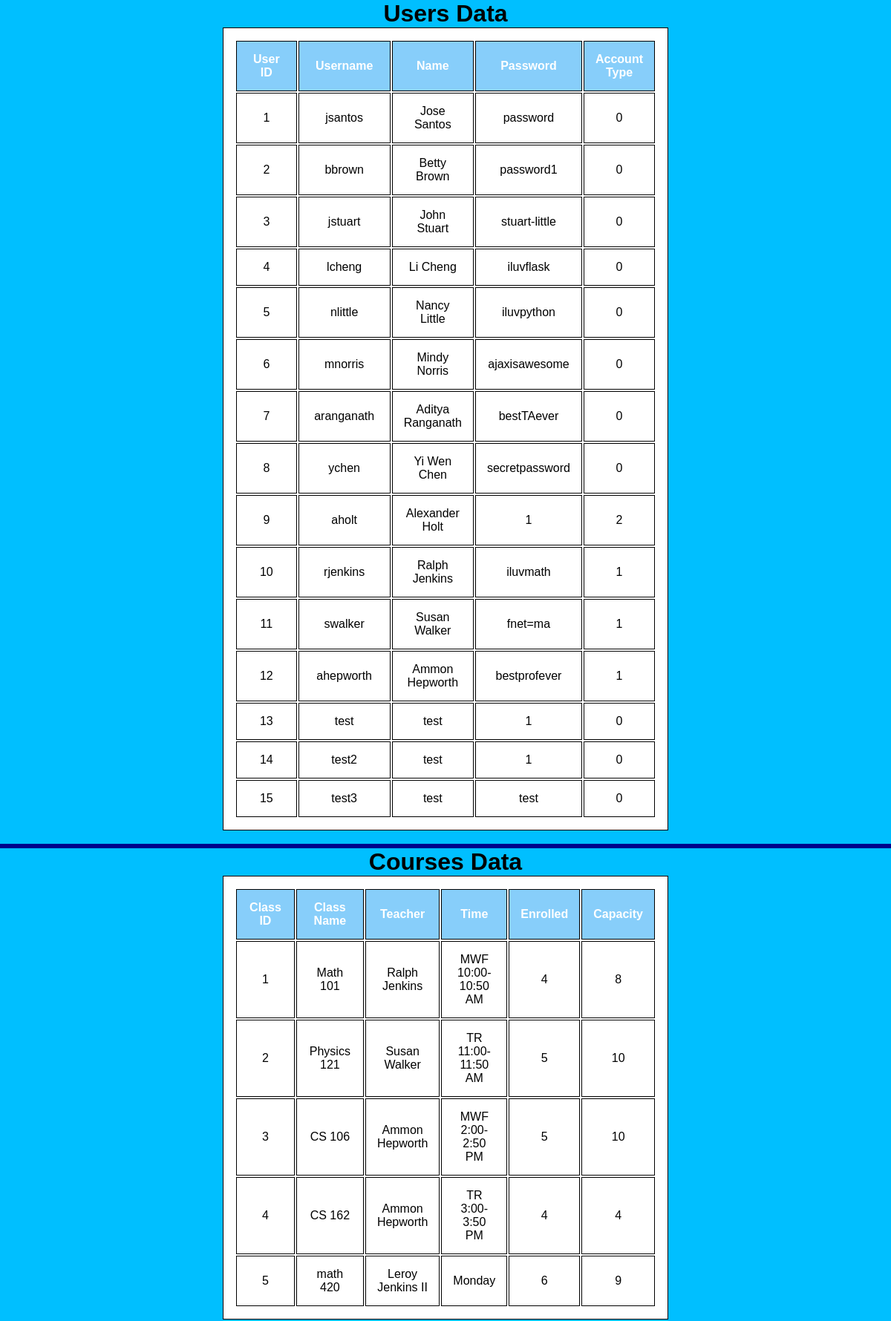
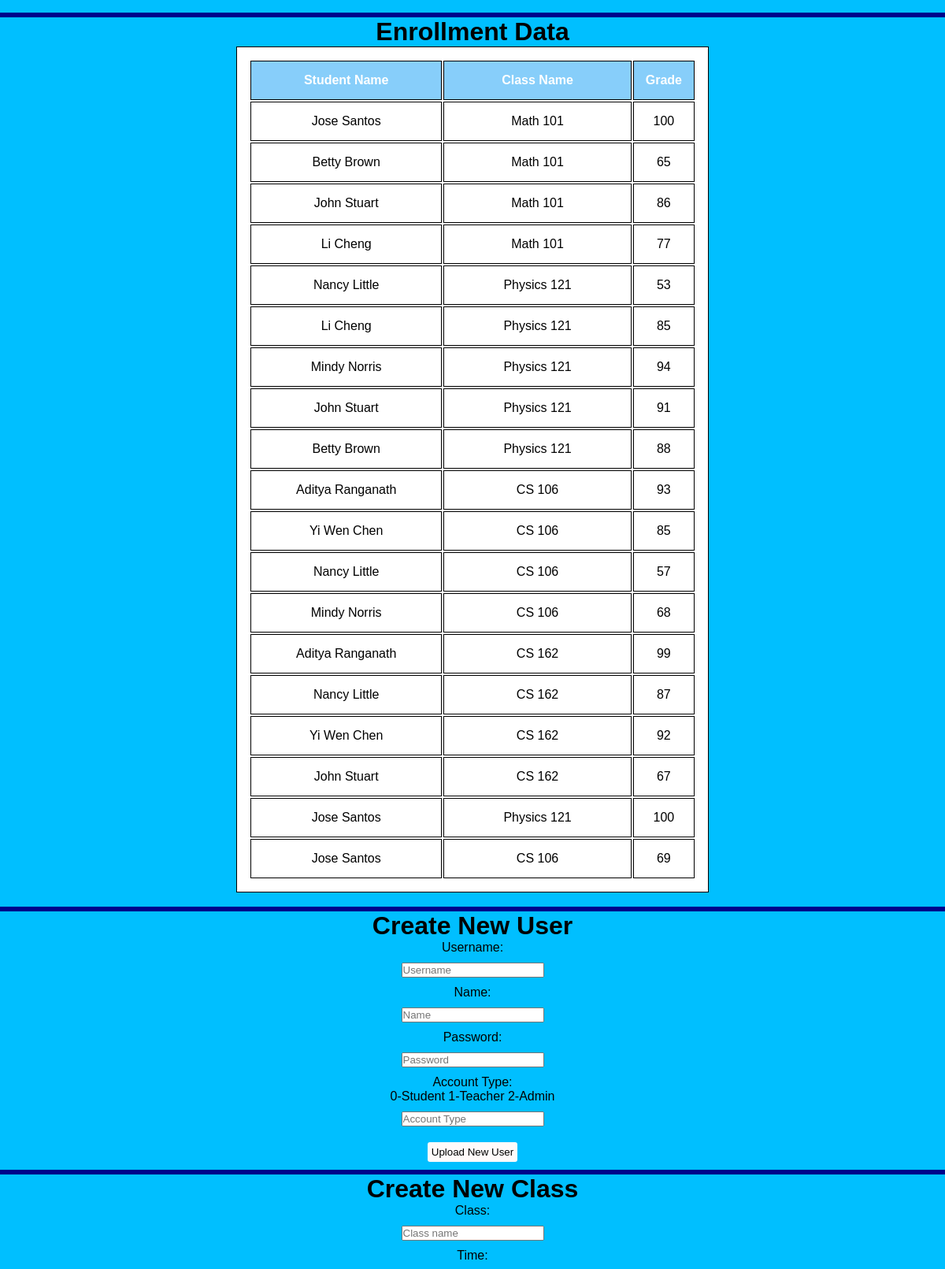
Page /admin (signed in, upper part) on the committed database (2 pictures, top to bottom).
### runner.py (models this page shows, shortened)
class Users(UserMixin, db.Model):
    __tablename__ = "Users"
    user_id = db.Column(db.Integer, primary_key = True)
    username = db.Column(db.String, nullable = False)
    name = db.Column(db.String, nullable = False)
    password = db.Column(db.String, nullable = False)
    acct_type = db.Column(db.Integer, nullable = False) # 0 - Student, 1 - Teacher, 2 - Admin

class Courses(db.Model):
    __tablename__ = "Courses"
    class_id = db.Column(db.Integer, primary_key = True)
    class_name = db.Column(db.String, nullable = False)
    teacher = db.Column(db.String, nullable = False)
    time = db.Column(db.String, nullable = False)
    enrolled = db.Column(db.Integer, nullable = False)
    capacity = db.Column(db.Integer, nullable = False)

### runner.py (the view, shortened to what this page needs)
@app.route('/admin', methods = ["GET", "POST", "PUT", "DELETE"])
@login_required
def admin():
    all_courses = []
    all_grades = []
    all_users = []
    allRows = Enrollment.query.all()
    for row in allRows:
        user = Users.query.filter_by(user_id = row.users_id).first()
        course = Courses.query.filter_by(class_id = row.classes_id).first()
        all_courses.append(course.class_name)
        all_users.append(user.name)
        all_grades.append(row.grade)
    return render_template('admin.html', courses = Courses.query.all(), users = Users.query.all(), enrollCourses = all_courses, enrollUsers = all_users, enrollGrades = all_grades, length = len(all_courses))

### runner.py (called while the page is built)
@login_manager.user_loader
def load_user(user_id):
    return Users.query.filter_by(user_id = user_id).first()

### templates/admin.html (shortened to what this page needs)
<!DOCTYPE html>
<html>
    <head>
        <link href="../static/styles.css" rel="stylesheet">
    </head>
    <body>
    <div class="admin">
        <h1>Users Data</h1>
        <table id = "admin_users">
            <thead>
                <tr>
                    <th>User ID</th>
                    <th>Username</th>
                    <th>Name</th>
                    <th>Password</th>
                    <th>Account Type</th>
                </tr>
            </thead>
            <tbody>
                {% for user in users %}
                <tr>
                    <td>{{user.user_id}}</td>
                    <td>{{user.username}}</td>
                    <td>{{user.name}}</td>
                    <td>{{user.password}}</td>
                    <td>{{user.acct_type}}</td>
                </tr>
                {% endfor %}</tbody>
        </table><br>
        <hr>
        <h1>Courses Data</h1>
        <table id = "admin_courses">
            <thead>
                <tr>
                    <th>Class ID</th>
                    <th>Class Name</th>
                    <th>Teacher</th>
                    <th>Time</th>
                    <th>Enrolled</th>
                    <th>Capacity</th>
                </tr>
            </thead>
            <tbody>
                {% for course in courses %}
                <tr>
                    <td>{{course.class_id}}</td>
                    <td>{{course.class_name}}</td>
                    <td>{{course.teacher}}</td>
                    <td>{{course.time}}</td>
                    <td>{{course.enrolled}}</td>
                    <td>{{course.capacity}}</td>
                </tr>
                {% endfor %}</tbody>
        </table><br>
        <hr>
        <h1>Enrollment Data</h1>
        <table id = "admin_enrollment">
            <thead>
                <tr>
                    <th>Student Name</th>
                    <th>Class Name</th>
                    <th>Grade</th>
                </tr>
            </thead>
            <tbody>
                {% for i in range(0, length) %}
                <tr>
                    <td>{{enrollUsers[i]}}</td>
                    <td>{{enrollCourses[i]}}</td>
                    <td>{{enrollGrades[i]}}</td>
                </tr>
                {% endfor %}</tbody>
        </table><br>
        <hr>
        <h1>Create New User</h1>
        <form>
            <label for="user_name">Username:</label><br>
            <input type="text" id="add_username" name="user_name" placeholder="Username"><br>
            <label for="name">Name:</label><br>
            <input type="text" id="add_name" name="name" placeholder="Name"><br>
            <label for="password">Password:</label><br>
            <input type="text" id="add_password" name="password" placeholder="Password"><br>
            <label for="acct_type">Account Type:</label><br>
            <p>0-Student 1-Teacher 2-Admin</p>
            <input type="number" id="add_acct_type" name="acct_type" placeholder="Account Type"><br>
        </form>
        <button type="button" id = "admin_newuser">Upload New User</button><br>
        <hr>
        <h1>Create New Class</h1>
        <form>
            <label for="class_name">Class:</label><br>
            <input type="text" id="add_class_name" name="class_name" placeholder="Class name"><br>
            <label for="time">Time:</label><br>
            <input type="text" id="add_time" name="time" placeholder="Time"><br>
            <label for="capacity">Capacity:</label><br>
            <input type="number" id="add_capacity" name="capacity" placeholder="Capactiy"><br>
            <label for="current_enrollment">Currently Enrolled:</label><br>
            <input type="number" id="add_current_enrollment" name="current_enrollment" placeholder="Current Enrollment"><br>
            <label for="teacher">Teacher:</label><br>
            <input type="teacher" id="add_teacher" name="teacher" placeholder="Teacher"><br>
        </form>
        <button type="button" id = "admin_newclass">Upload New Class</button><br>
        <button type="button" id = "admin_enroll">Enroll Student in Class</button><br>
        <button type="button" id = "update_user">Update User</button><br>
        <button type="button" id = "update_class">Update Class</button><br>
        <h1>Update Grade</h1><br>
        <button type="button" id = "update_grade_button">Update Grade</button><br>
        <button type="button">Update Class Details</button><br>
        Delete<br>
        <button type="button">Purge User</button><br>
        <button type="button">Purge Class</button><br>
    </div>
    </body>
</html>

### static/styles.css (style rules this page uses)
* { margin: 0; padding: 0; font-family: sans-serif; line-height: normal; }
button { padding: 5px 5px; border-radius: 3px; border: none; margin: 10px; background-color: snow; }
input { margin: 10px; }
.admin { width: 100%; height: 100%; background-position: center; align-items: center; text-align: center; background-color:deepskyblue; }
table, th, td { border: 1px solid black; margin-left: auto; margin-right: auto; width: 50%; padding: 15px; text-align: center; color: black; background-color:white; }
th { background-color:lightskyblue; color:white; }
hr { border: 3px solid darkblue; }

### rows in the picture
Users: user_id "1", username "jsantos", name "Jose Santos", password "password", acct_type "0", name "Jose Santos" "Jose Santos" "Jose Santos"
Users: user_id "2", username "bbrown", name "Betty Brown", password "password1", acct_type "0", name "Betty Brown" "Betty Brown"
Users: user_id "3", username "jstuart", name "John Stuart", password "stuart-little", acct_type "0", name "John Stuart" "John Stuart" "John Stuart"
Users: user_id "4", username "lcheng", name "Li Cheng", password "iluvflask", acct_type "0", name "Li Cheng" "Li Cheng"
Users: user_id "5", username "nlittle", name "Nancy Little", password "iluvpython", acct_type "0", name "Nancy Little" "Nancy Little" "Nancy Little"
Users: user_id "6", username "mnorris", name "Mindy Norris", password "ajaxisawesome", acct_type "0", name "Mindy Norris" "Mindy Norris"
Users: user_id "7", username "aranganath", name "Aditya Ranganath", password "bestTAever", acct_type "0", name "Aditya Ranganath" "Aditya Ranganath"
Users: user_id "8", username "ychen", name "Yi Wen Chen", password "secretpassword", acct_type "0", name "Yi Wen Chen" "Yi Wen Chen"
Users: user_id "9", username "aholt", name "Alexander Holt", password "1", acct_type "2"
Users: user_id "10", username "rjenkins", name "Ralph Jenkins", password "iluvmath", acct_type "1"
Users: user_id "11", username "swalker", name "Susan Walker", password "fnet=ma", acct_type "1"
Users: user_id "12", username "ahepworth", name "Ammon Hepworth", password "bestprofever", acct_type "1"
Users: user_id "13", username "test", name "test", password "1", acct_type "0"
Users: user_id "14", username "test2", name "test", password "1", acct_type "0"
Users: user_id "15", username "test3", name "test", password "test", acct_type "0"
Courses: class_id "1", class_name "Math 101", teacher "Ralph Jenkins", time "MWF 10:00-10:50 AM", enrolled "4", capacity "8", class_name "Math 101" "Math 101" "Math 101" "Math 101"
Courses: class_id "2", class_name "Physics 121", teacher "Susan Walker", time "TR 11:00-11:50 AM", enrolled "5", capacity "10", class_name "Physics 121" "Physics 121" "Physics 121" "Physics 121" "Physics 121" "Physics 121"
Courses: class_id "3", class_name "CS 106", teacher "Ammon Hepworth", time "MWF 2:00-2:50 PM", enrolled "5", capacity "10", class_name "CS 106" "CS 106" "CS 106" "CS 106" "CS 106"
Courses: class_id "4", class_name "CS 162", teacher "Ammon Hepworth", time "TR 3:00-3:50 PM", enrolled "4", capacity "4", class_name "CS 162" "CS 162" "CS 162" "CS 162"
Courses: class_id "5", class_name "math 420", teacher "Leroy Jenkins II", time "Monday", enrolled "6", capacity "9"

### other values in the picture
{{ enrollGrades[i] }} "100" "65" "86" "77" "53" "85" "94" "91" "88" "93" "85" "57" "68" "99" "87" "92" "67" "100" "69"
